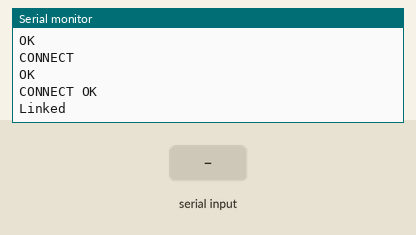
A sketch run on a simulated Arduino Uno, built with avr-gcc and run on an emulated ATmega328P. On the bench: the last lines printed to the serial monitor. Inputs (shaded band) come from the test bench. Random numbers use the default seed unless the sketch sets one; the modem accepts every AT command (registered, SIM ready, sends succeed) and sends nothing else.

Above: at 5.2 s.
5.3 s: "1" received over the second serial link
At 7.1 s:
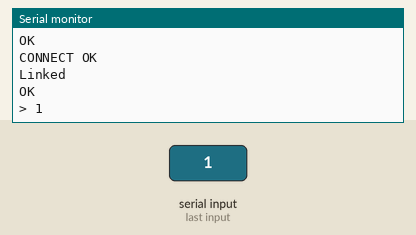
8.3 s: "0" received over the second serial link
At 9.5 s:
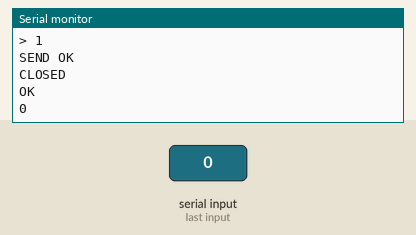

The sketch:

esp8266_emoncms_random.ino
```cpp
#include <SoftwareSerial.h>

#define DEBUG true
SoftwareSerial esp8266(10,11);

///send value random Emoncms     https://www.youtube.com/channel/UCv1D6zrC0ZL0PSgM6tdEpPg

#define APIKEY "6a36f95a048ff8ba64f5c0eb18204381" //local
#define TARGET_IP "192.168.1.66"///              //local


#define TARGET_PORT "80"
#define ID "MAIRA"  //        SSID
#define PASS "3113884544"  // PASS


void setup()
{
  Serial.begin(9600);
  esp8266.begin(9600);


    sendData("AT+RST\r\n",1000,DEBUG);
    sendData("AT+CWMODE=1\r\n",1000,DEBUG);

    String cmd="AT+CWJAP=\"";
    cmd+=ID;
    cmd+="\",\"";
    cmd+=PASS;
    cmd+="\"";
    sendData( cmd+"\r\n",1000,DEBUG);

    sendData("AT+CIPMUX=0\r\n",1000,DEBUG);

}

void loop()
{

    String webpage = "AT+CIPSTART=\"TCP\",\"";
    webpage += TARGET_IP;
    webpage += "\",80\r\n";

    sendData(webpage,1000,DEBUG);

    String dato ((random(0, 100)), DEC);

    String webpage1 = "GET /emoncms/input/post.json?json={variable_arduino:"+ dato +"}&apikey="+APIKEY+"  HTTP/1.0\r\n";
    webpage1+="Host: ";
    webpage1+=TARGET_IP;
    webpage1+="\r\n";
    webpage1+="User-Agent: test\r\n"    ;
    webpage1+="\r\n";

    String cipsend = "AT+CIPSEND=";
    cipsend+= webpage1.length();
    cipsend+="\r\n";

    sendData(cipsend,1000,DEBUG);
    sendData(webpage1,1000,DEBUG);

    sendData("AT+CIPCLOSE=0\r\n",1500,DEBUG);

    delay(7000);  //7 Sec


}


String sendData(String command, const int timeout, boolean debug)
{
    String response = "";

    esp8266.print(command); // send the read character to the esp8266

    long int time = millis();

    while( (time+timeout) > millis())
    {
      while(esp8266.available())
      {
        // The esp has data so display its output to the serial window
        char c = esp8266.read(); // read the next character.
        response+=c;
      }
    }

    if(debug)
    {
      Serial.print(response);
    }

    return response;
}
```

Measured:
- after the input at 5.3 s, the serial monitor: prints a new line after 0.83 s (image 1)
- after the input at 8.3 s, the serial monitor: prints a new line after 0.51 s (image 2)
